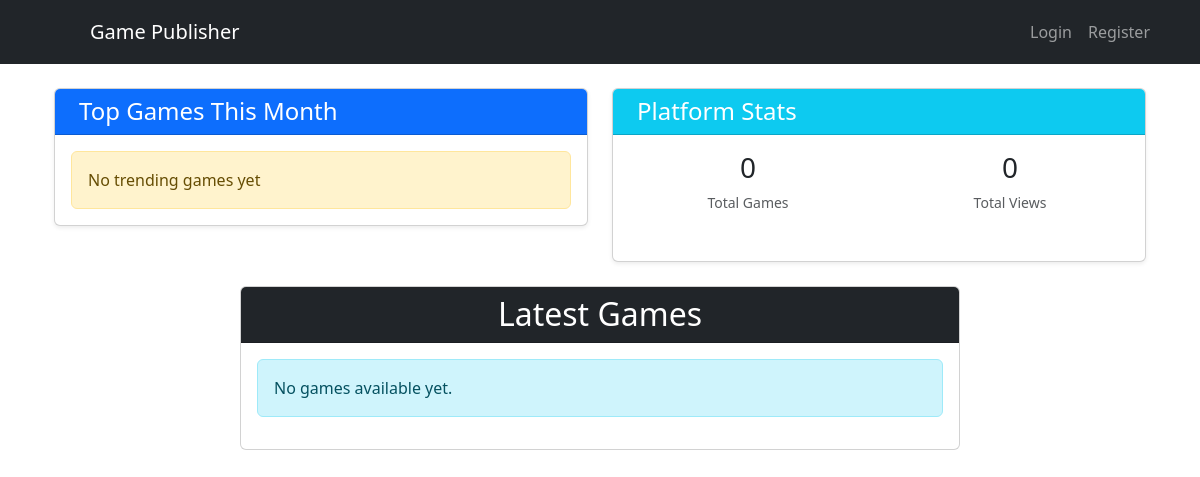
Before: / with the older database file.
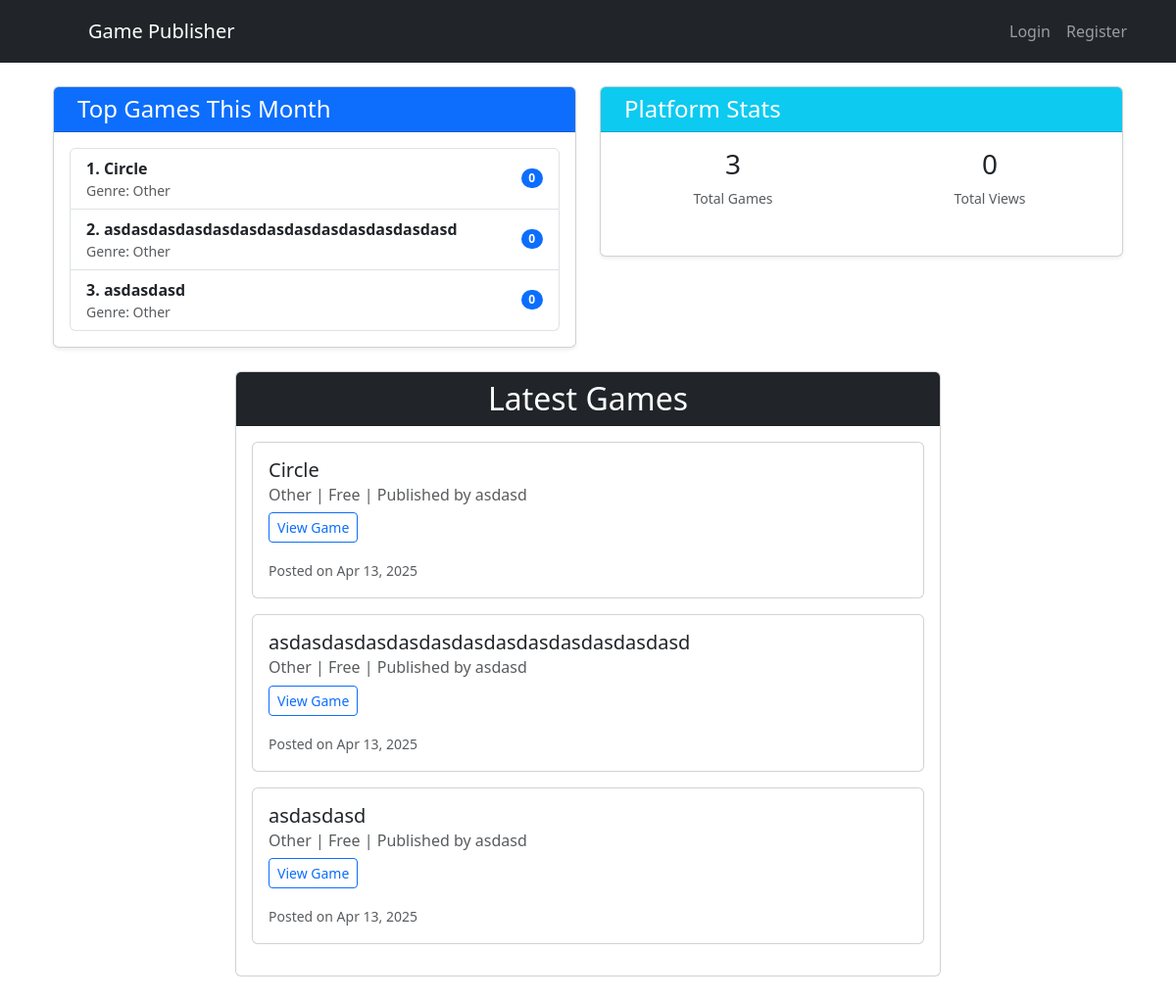
After: the same page with the newer database file.
### SteamApp/models.py (models this page shows, shortened)
class Game(models.Model):
    GENRE_CHOICES = [
        ('Action', 'Action'),
        ('Adventure', 'Adventure'),
        ('RPG', 'Role Playing Game'),
        ('Strategy', 'Strategy'),
        ('Sports', 'Sports'),
        ('Other', 'Other'),
    ]
    name = models.CharField(max_length=255, unique=True)
    publisher = models.ForeignKey(User, on_delete=models.CASCADE)
    desc = models.CharField(max_length= 255, default= "")
    genre = models.CharField(max_length=50, choices=GENRE_CHOICES, default='Other')
    price = models.DecimalField(max_digits=10, decimal_places=2)
    link = models.URLField()
    created_at = models.DateTimeField(auto_now_add=True)  # Added for tracking
    visited= models.IntegerField(default= 0)
    revenue= models.DecimalField(max_digits= 10, decimal_places= 4, default= 0)
    class Meta:
        indexes = [
            models.Index(fields=['-created_at']),
            models.Index(fields=['-visited']),
        ]

### SteamApp/views.py (the view)
# urls.py: path('', views.home_view, name='home'),
def home_view(request):
    games = Game.objects.all().order_by('-created_at')
    last_month = timezone.now() - timedelta(days=30)
    total_views = Game.objects.aggregate(Sum('visited'))['visited__sum'] or 0
    top_games = Game.objects.filter(
        created_at__gte=last_month
    ).order_by('-visited')[:3]
    total_games = Game.objects.count()
    context = {
        'games': games,
        'top3': top_games,  # Changed from 'top3' to be consistent
        'total_games': total_games,
        'total_views': total_views
    }
    return render(request, 'app/home.html', context)

### SteamApp/templates/app/home.html (shortened to what this page needs)
{% extends 'base.html' %}
{% block content %}
<div class="container">
    <div class="row mb-4">
        <div class="col-md-6 mb-3 mb-md-0">
            <div class="card shadow-sm">
                <div class="card-header bg-primary text-white">
                    <h4 class="mb-0">
                        Top Games This Month
                    </h4>
                </div>
                <div class="card-body">
                    {% if top3 %}
                    <div class="list-group">
                        {% for game in top3 %}
                        <a href="{% url 'continue_warning' game.id %}"
                           class="list-group-item list-group-item-action d-flex justify-content-between align-items-center">
                            <div>
                                <strong>{{ forloop.counter }}. {{ game.name }}</strong>
                                <div class="text-muted small">Genre: {{ game.genre }}</div>
                            </div>
                            <span class="badge bg-primary rounded-pill">{{ game.visited }}</span>
                        </a>
                        {% endfor %}
                    </div>
                    {% else %}
                    <div class="alert alert-warning mb-0">No trending games yet</div>
                    {% endif %}
                </div>
            </div>
        </div>
        <div class="col-md-6">
            <div class="card shadow-sm">
                <div class="card-header bg-info text-white">
                    <h4 class="mb-0">
                        Platform Stats
                    </h4>
                </div>
                <div class="card-body">
                    <div class="row text-center">
                        <div class="col-6 mb-3">
                            <div class="h3">{{ total_games }}</div>
                            <p class="text-muted small">Total Games</p>
                        </div>
                        <div class="col-6 mb-3">
                            <div class="h3">{{ total_views }}</div>
                            <p class="text-muted small">Total Views</p>
                        </div>
                    </div>
                </div>
            </div>
        </div>
    </div>
    <div class="row">
        <div class="col-md-8 mx-auto">
            <div class="card mb-4">
                <div class="card-header bg-dark text-white">
                    <h2 class="mb-0 text-center">Latest Games</h2>
                </div>
                <div class="card-body">
                    {% for game in games %}
                    <div class="card mb-3">
                        <div class="card-body">
                            <h5 class="card-title">{{ game.name }}</h5>
                            <h6 class="card-subtitle mb-2 text-muted">
                                {% if game.price == 0 %}
                                {{ game.genre }} | Free | Published by {{ game.publisher.username }}
                                {% else %}
                                {{ game.genre }} | ${{ game.price }} | Published by {{ game.publisher.username }}
                                {% endif %}
                            </h6>
                            <p class="card-text">
                                <a href="{% url 'continue_warning' game.id %}" class="btn btn-sm btn-outline-primary">
                                    View Game
                                </a>
                            </p>
                            <small class="text-muted">Posted on {{ game.created_at|date:"M d, Y" }}</small>
                        </div>
                    </div>
                    {% empty %}
                    <div class="alert alert-info">No games available yet.</div>
                    {% endfor %}
                </div>
            </div>
        </div>
    </div>
</div>
{% endblock %}

Changed rows visible on the page:
added Game: name "Circle", genre "Other", visited "0", publisher.username "asdasd", created_at "Apr 13, 2025"
added Game: name "asdasdasdasdasdasdasdasdasdasdasdasdasd", genre "Other", visited "0", publisher.username "asdasd", created_at "Apr 13, 2025"
added Game: name "asdasdasd", genre "Other", visited "0", publisher.username "asdasd", created_at "Apr 13, 2025"
Other visible differences:
{{ total_games }}: "0" → "3"
text no longer shown: "No trending games yet No games available yet."
